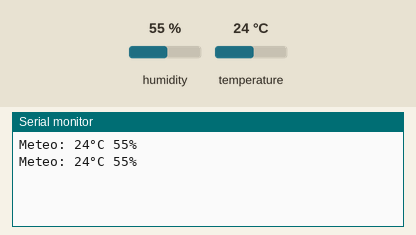
Simulated run of this sketch. Board: Arduino Uno, built with avr-gcc and run on an emulated ATmega328P. Parts: the last lines printed to the serial monitor. The test bench sets the inputs (shaded band); at power-on: humidity 55 %, temperature 24 °C.

Above: at 2.8 s.
2.9 s: humidity set to 22 %
At 4.9 s:
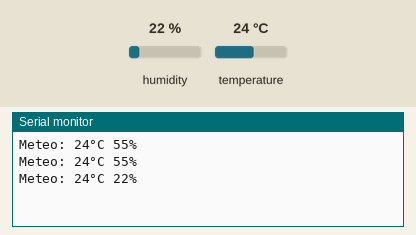
5.6 s: temperature set to 12 °C
At 7.3 s:
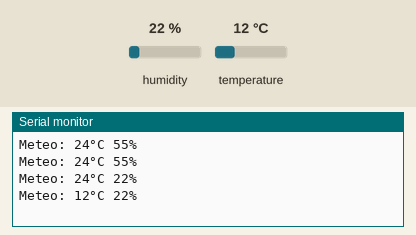
8.3 s: humidity set to 40 %
At 10.8 s:
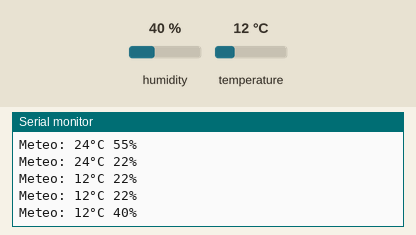
Timing chart, 0 to 12.3 s (numbered marks = the images above; inputs shaded):
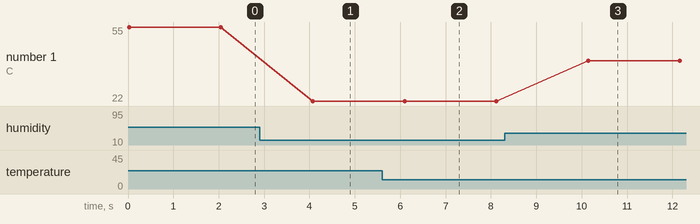

The sketch:

code_7.ino
```cpp
#include "DHT.h"
#define DHTPIN 2
#define DHTTYPE DHT11

DHT dht(DHTPIN, DHTTYPE);

String terminal;

void setup() {
  Serial.begin(9600);

  dht.begin();
}

void loop() {
  int h = dht.readHumidity();
  int t = dht.readTemperature();


  terminal = "Meteo: " + String (t) + "°C " + String (h) + "%" ;

  Serial.println (terminal);

  delay(2000);

}
```

Measured:
- after the input at 2.9 s, the serial monitor: prints a new line after 1.2 s (image 1)
- after the input at 5.6 s, the serial monitor: prints a new line after 0.50 s (image 2)
- after the input at 8.3 s, the serial monitor: prints a new line after 1.8 s (image 3)
- plotted number 1: 55 → 22 after the input at 2.9 s, 22 → 40 after the input at 8.3 s
